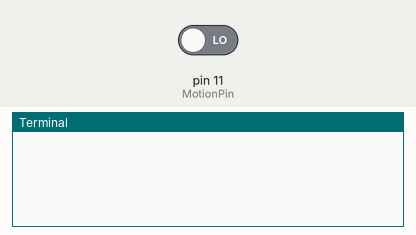
The program below on a simulated Raspberry Pi (header pin numbers). Shown: the last lines printed to the terminal. Inputs (shaded band) come from the test bench; at power-on: pin 11 (MotionPin) LOW.

Above: at 1.2 s.
1.3 s: pin 11 (MotionPin) driven HIGH
At 1.7 s:
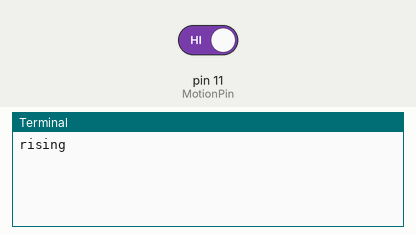
2.8 s: pin 11 (MotionPin) driven LOW
At 4.0 s:
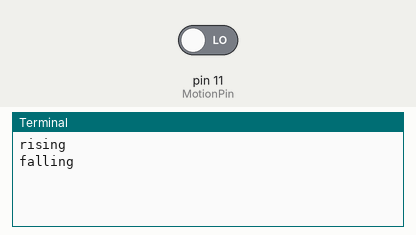

The program:

motion_ledonoff.py
```python
import RPi.GPIO as GPIO
import time
GPIO.setwarnings(False)
LCDPin=7
MotionPin=11

GPIO.setmode(GPIO.BOARD)
GPIO.setup(LCDPin, GPIO.OUT)
GPIO.setup(MotionPin, GPIO.IN)

def MotionCallback(pin):
    if GPIO.input(pin):
        print "rising"
        GPIO.output(LCDPin, True)
    else:
        print "falling"
        GPIO.output(LCDPin, False)

GPIO.add_event_detect(MotionPin, GPIO.BOTH, callback=MotionCallback)
try:
    while True:
        time.sleep(1)
except KeyboardInterrupt:
    GPIO.cleanup()
    print("done")
```

Measured:
- after the input at 1.3 s, the terminal: prints a new line at once (image 1)
- after the input at 2.8 s, the terminal: prints a new line at once (image 2)
